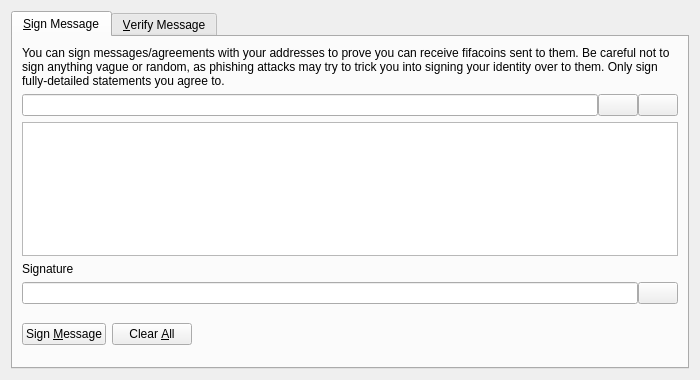
<?xml version="1.0" encoding="UTF-8"?>
<ui version="4.0">
 <class>SignVerifyMessageDialog</class>
 <widget class="QDialog" name="SignVerifyMessageDialog">
  <property name="geometry">
   <rect>
    <x>0</x>
    <y>0</y>
    <width>700</width>
    <height>380</height>
   </rect>
  </property>
  <property name="windowTitle">
   <string>Signatures - Sign / Verify a Message</string>
  </property>
  <property name="modal">
   <bool>true</bool>
  </property>
  <layout class="QVBoxLayout" name="verticalLayout">
   <item>
    <widget class="QTabWidget" name="tabWidget">
     <property name="currentIndex">
      <number>0</number>
     </property>
     <widget class="QWidget" name="tabSignMessage">
      <attribute name="title">
       <string>&amp;Sign Message</string>
      </attribute>
      <layout class="QVBoxLayout" name="verticalLayout_SM">
       <item>
        <widget class="QLabel" name="infoLabel_SM">
         <property name="text">
          <string>You can sign messages/agreements with your addresses to prove you can receive fifacoins sent to them. Be careful not to sign anything vague or random, as phishing attacks may try to trick you into signing your identity over to them. Only sign fully-detailed statements you agree to.</string>
         </property>
         <property name="textFormat">
          <enum>Qt::PlainText</enum>
         </property>
         <property name="wordWrap">
          <bool>true</bool>
         </property>
        </widget>
       </item>
       <item>
        <layout class="QHBoxLayout" name="horizontalLayout_1_SM">
         <property name="spacing">
          <number>0</number>
         </property>
         <item>
          <widget class="QValidatedLineEdit" name="addressIn_SM">
           <property name="toolTip">
            <string>The Fifacoin address to sign the message with</string>
           </property>
          </widget>
         </item>
         <item>
          <widget class="QPushButton" name="addressBookButton_SM">
           <property name="toolTip">
            <string>Choose previously used address</string>
           </property>
           <property name="text">
            <string/>
           </property>
           <property name="icon">
            <iconset resource="../bitcoin.qrc">
             <normaloff>:/icons/address-book</normaloff>:/icons/address-book</iconset>
           </property>
           <property name="shortcut">
            <string>Alt+A</string>
           </property>
           <property name="autoDefault">
            <bool>false</bool>
           </property>
          </widget>
         </item>
         <item>
          <widget class="QPushButton" name="pasteButton_SM">
           <property name="toolTip">
            <string>Paste address from clipboard</string>
           </property>
           <property name="text">
            <string/>
           </property>
           <property name="icon">
            <iconset resource="../bitcoin.qrc">
             <normaloff>:/icons/editpaste</normaloff>:/icons/editpaste</iconset>
           </property>
           <property name="shortcut">
            <string>Alt+P</string>
           </property>
           <property name="autoDefault">
            <bool>false</bool>
           </property>
          </widget>
         </item>
        </layout>
       </item>
       <item>
        <widget class="QPlainTextEdit" name="messageIn_SM">
         <property name="toolTip">
          <string>Enter the message you want to sign here</string>
         </property>
        </widget>
       </item>
       <item>
        <widget class="QLabel" name="signatureLabel_SM">
         <property name="text">
          <string>Signature</string>
         </property>
         <property name="textFormat">
          <enum>Qt::PlainText</enum>
         </property>
        </widget>
       </item>
       <item>
        <layout class="QHBoxLayout" name="horizontalLayout_2_SM">
         <property name="spacing">
          <number>0</number>
         </property>
         <item>
          <widget class="QLineEdit" name="signatureOut_SM">
           <property name="font">
            <font>
             <italic>true</italic>
            </font>
           </property>
           <property name="readOnly">
            <bool>true</bool>
           </property>
          </widget>
         </item>
         <item>
          <widget class="QPushButton" name="copySignatureButton_SM">
           <property name="toolTip">
            <string>Copy the current signature to the system clipboard</string>
           </property>
           <property name="text">
            <string/>
           </property>
           <property name="icon">
            <iconset resource="../bitcoin.qrc">
             <normaloff>:/icons/editcopy</normaloff>:/icons/editcopy</iconset>
           </property>
           <property name="autoDefault">
            <bool>false</bool>
           </property>
          </widget>
         </item>
        </layout>
       </item>
       <item>
        <layout class="QHBoxLayout" name="horizontalLayout_3_SM">
         <item>
          <widget class="QPushButton" name="signMessageButton_SM">
           <property name="toolTip">
            <string>Sign the message to prove you own this Fifacoin address</string>
           </property>
           <property name="text">
            <string>Sign &amp;Message</string>
           </property>
           <property name="icon">
            <iconset resource="../bitcoin.qrc">
             <normaloff>:/icons/edit</normaloff>:/icons/edit</iconset>
           </property>
           <property name="autoDefault">
            <bool>false</bool>
           </property>
          </widget>
         </item>
         <item>
          <widget class="QPushButton" name="clearButton_SM">
           <property name="toolTip">
            <string>Reset all sign message fields</string>
           </property>
           <property name="text">
            <string>Clear &amp;All</string>
           </property>
           <property name="icon">
            <iconset resource="../bitcoin.qrc">
             <normaloff>:/icons/remove</normaloff>:/icons/remove</iconset>
           </property>
           <property name="autoDefault">
            <bool>false</bool>
           </property>
          </widget>
         </item>
         <item>
          <spacer name="horizontalSpacer_1_SM">
           <property name="orientation">
            <enum>Qt::Horizontal</enum>
           </property>
           <property name="sizeHint" stdset="0">
            <size>
             <width>40</width>
             <height>48</height>
            </size>
           </property>
          </spacer>
         </item>
         <item>
          <widget class="QLabel" name="statusLabel_SM">
           <property name="font">
            <font>
             <weight>75</weight>
             <bold>true</bold>
            </font>
           </property>
           <property name="text">
            <string/>
           </property>
           <property name="wordWrap">
            <bool>true</bool>
           </property>
          </widget>
         </item>
         <item>
          <spacer name="horizontalSpacer_2_SM">
           <property name="orientation">
            <enum>Qt::Horizontal</enum>
           </property>
           <property name="sizeHint" stdset="0">
            <size>
             <width>40</width>
             <height>48</height>
            </size>
           </property>
          </spacer>
         </item>
        </layout>
       </item>
      </layout>
     </widget>
     <widget class="QWidget" name="tabVerifyMessage">
      <attribute name="title">
       <string>&amp;Verify Message</string>
      </attribute>
      <layout class="QVBoxLayout" name="verticalLayout_VM">
       <item>
        <widget class="QLabel" name="infoLabel_VM">
         <property name="text">
          <string>Enter the receiver's address, message (ensure you copy line breaks, spaces, tabs, etc. exactly) and signature below to verify the message. Be careful not to read more into the signature than what is in the signed message itself, to avoid being tricked by a man-in-the-middle attack. Note that this only proves the signing party receives with the address, it cannot prove sendership of any transaction!</string>
         </property>
         <property name="textFormat">
          <enum>Qt::PlainText</enum>
         </property>
         <property name="alignment">
          <set>Qt::AlignLeading|Qt::AlignLeft|Qt::AlignTop</set>
         </property>
         <property name="wordWrap">
          <bool>true</bool>
         </property>
        </widget>
       </item>
       <item>
        <layout class="QHBoxLayout" name="horizontalLayout_1_VM">
         <property name="spacing">
          <number>0</number>
         </property>
         <item>
          <widget class="QValidatedLineEdit" name="addressIn_VM">
           <property name="toolTip">
            <string>The Fifacoin address the message was signed with</string>
           </property>
          </widget>
         </item>
         <item>
          <widget class="QPushButton" name="addressBookButton_VM">
           <property name="toolTip">
            <string>Choose previously used address</string>
           </property>
           <property name="text">
            <string/>
           </property>
           <property name="icon">
            <iconset resource="../bitcoin.qrc">
             <normaloff>:/icons/address-book</normaloff>:/icons/address-book</iconset>
           </property>
           <property name="shortcut">
            <string>Alt+A</string>
           </property>
           <property name="autoDefault">
            <bool>false</bool>
           </property>
          </widget>
         </item>
        </layout>
       </item>
       <item>
        <widget class="QPlainTextEdit" name="messageIn_VM"/>
       </item>
       <item>
        <widget class="QValidatedLineEdit" name="signatureIn_VM"/>
       </item>
       <item>
        <layout class="QHBoxLayout" name="horizontalLayout_2_VM">
         <item>
          <widget class="QPushButton" name="verifyMessageButton_VM">
           <property name="toolTip">
            <string>Verify the message to ensure it was signed with the specified Fifacoin address</string>
           </property>
           <property name="text">
            <string>Verify &amp;Message</string>
           </property>
           <property name="icon">
            <iconset resource="../bitcoin.qrc">
             <normaloff>:/icons/transaction_0</normaloff>:/icons/transaction_0</iconset>
           </property>
           <property name="autoDefault">
            <bool>false</bool>
           </property>
          </widget>
         </item>
         <item>
          <widget class="QPushButton" name="clearButton_VM">
           <property name="toolTip">
            <string>Reset all verify message fields</string>
           </property>
           <property name="text">
            <string>Clear &amp;All</string>
           </property>
           <property name="icon">
            <iconset resource="../bitcoin.qrc">
             <normaloff>:/icons/remove</normaloff>:/icons/remove</iconset>
           </property>
           <property name="autoDefault">
            <bool>false</bool>
           </property>
          </widget>
         </item>
         <item>
          <spacer name="horizontalSpacer_1_VM">
           <property name="orientation">
            <enum>Qt::Horizontal</enum>
           </property>
           <property name="sizeHint" stdset="0">
            <size>
             <width>40</width>
             <height>48</height>
            </size>
           </property>
          </spacer>
         </item>
         <item>
          <widget class="QLabel" name="statusLabel_VM">
           <property name="font">
            <font>
             <weight>75</weight>
             <bold>true</bold>
            </font>
           </property>
           <property name="text">
            <string/>
           </property>
           <property name="wordWrap">
            <bool>true</bool>
           </property>
          </widget>
         </item>
         <item>
          <spacer name="horizontalSpacer_2_VM">
           <property name="orientation">
            <enum>Qt::Horizontal</enum>
           </property>
           <property name="sizeHint" stdset="0">
            <size>
             <width>40</width>
             <height>48</height>
            </size>
           </property>
          </spacer>
         </item>
        </layout>
       </item>
      </layout>
     </widget>
    </widget>
   </item>
  </layout>
 </widget>
 <customwidgets>
  <customwidget>
   <class>QValidatedLineEdit</class>
   <extends>QLineEdit</extends>
   <header>qt/qvalidatedlineedit.h</header>
  </customwidget>
 </customwidgets>
 <resources>
  <include location="../bitcoin.qrc"/>
 </resources>
 <connections/>
</ui>
